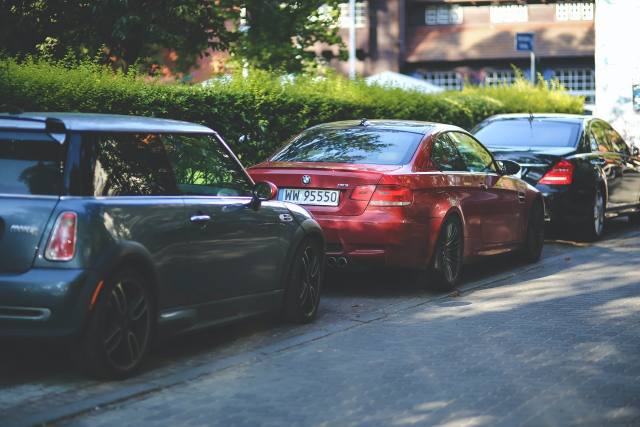
#> input picture 11.jpg, 1280 x 853 px, given in place of video.mp4, which was not available (shown at 1/2 size)
$ python temp.py
#> lines starting #> are read from the running program, lines starting #| are printed output that depends on the picture; after the words box and inside, x2 and y2 are one past the last pixel; in counts of white or black regions, pixels touching at a corner belong together; pictures that were not available may be replaced by others from this repository, and a replacement may not be noted
import numpy as np
import cv2

cap = cv2.VideoCapture("video.mp4")

fps = cap.get(cv2.CAP_PROP_FPS)
width = int(cap.get(cv2.CAP_PROP_FRAME_WIDTH))
height = int(cap.get(cv2.CAP_PROP_FRAME_HEIGHT))

# Define the output video codec and filename
fourcc = cv2.VideoWriter_fourcc(*'mp4v')
out = cv2.VideoWriter('output.mp4', fourcc, fps, (width, height))

min_width_react = 80
min_hight_react = 80

count_line_position = 550
algo = cv2.bgsegm.createBackgroundSubtractorMOG()

def center_handle(x,y,w,h):
    x1 = int(w/2)
    y1 = int(h/2)
    cx = x+x1
    cy = y+y1
    return cx , cy

detect = []
offset = 6
counter = 0

while True:
    ret , frame = cap.read()
#> frame is the input picture: shape (853, 1280, 3); mean B, G, R 101.2, 100.6, 94
    grey = cv2.cvtColor(frame , cv2.COLOR_BGR2GRAY)
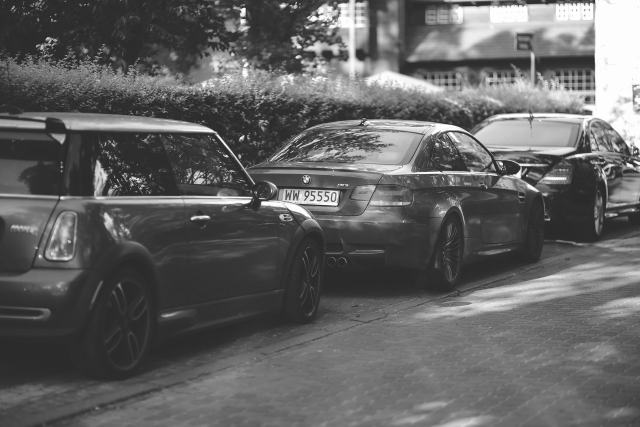
#> grey: shape (853, 1280) (shown at 1/2 size); min 19, max 255, mean 98.7
    blur = cv2.GaussianBlur(grey, (3,3) ,5)
    img_sub = algo.apply(blur)
#> img_sub: shape (853, 1280); every value is 0
    dilat = cv2.dilate(img_sub , np.ones((5,5)))
    kernal = cv2.getStructuringElement(cv2.MORPH_ELLIPSE , (5,5))
    dilatada = cv2.morphologyEx(dilat , cv2.MORPH_CLOSE, kernal)
    dilatada = cv2.morphologyEx(dilatada, cv2.MORPH_CLOSE, kernal)
    countershape , h = cv2.findContours (dilatada, cv2.RETR_TREE , cv2.CHAIN_APPROX_SIMPLE)
#> countershape = []; h = None
    cv2.line(frame , (25,count_line_position) , (1200,count_line_position) , (255,0,0) ,3)


    for (i,c) in enumerate(countershape):
        (x,y,w,h) = cv2.boundingRect(c)
        validate_counter = (w>=min_width_react) and (h>=min_hight_react)
        if not validate_counter:
            continue
        cv2.rectangle(frame, (x,y) , (x+w , y+h) , (0,255,255) , 2)
        center = center_handle(x,y,w,h)
        detect.append(center)
        cv2.circle(frame , center , 4 , (0,0,255) , -1)

        for (x,y) in detect :
            if (y < (count_line_position + offset)) and (y > (count_line_position-offset)) :
                counter+=1
            cv2.line(frame , (25,count_line_position) , (1200,count_line_position) , (255,0,0) ,3)
            detect.remove((x,y))
            print("Vehicle Count" + str(counter))
#> this loop made 0 passes
#> after the loop, counter = 0; detect = []

    cv2.putText(frame , "Vehicle Counter : " +str(counter) , (450 , 70) , cv2.FONT_HERSHEY_SIMPLEX , 2 , (0,0,255) , 5)
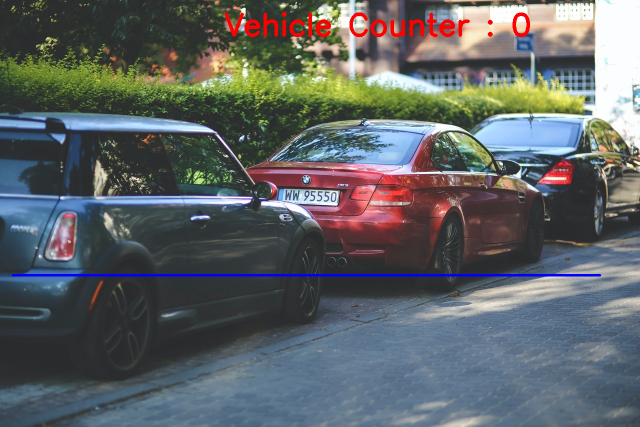
#> frame: shape (853, 1280, 3) (shown at 1/2 size); mean B, G, R 101.3, 99.3, 94.7

    cv2.imshow("ss" ,frame)

    if cv2.waitKey(1) == 13:
#> (key Esc is pressed here)
        break


cv2.destroyAllWindows()
cap.release()

$ run again, on I.jpg
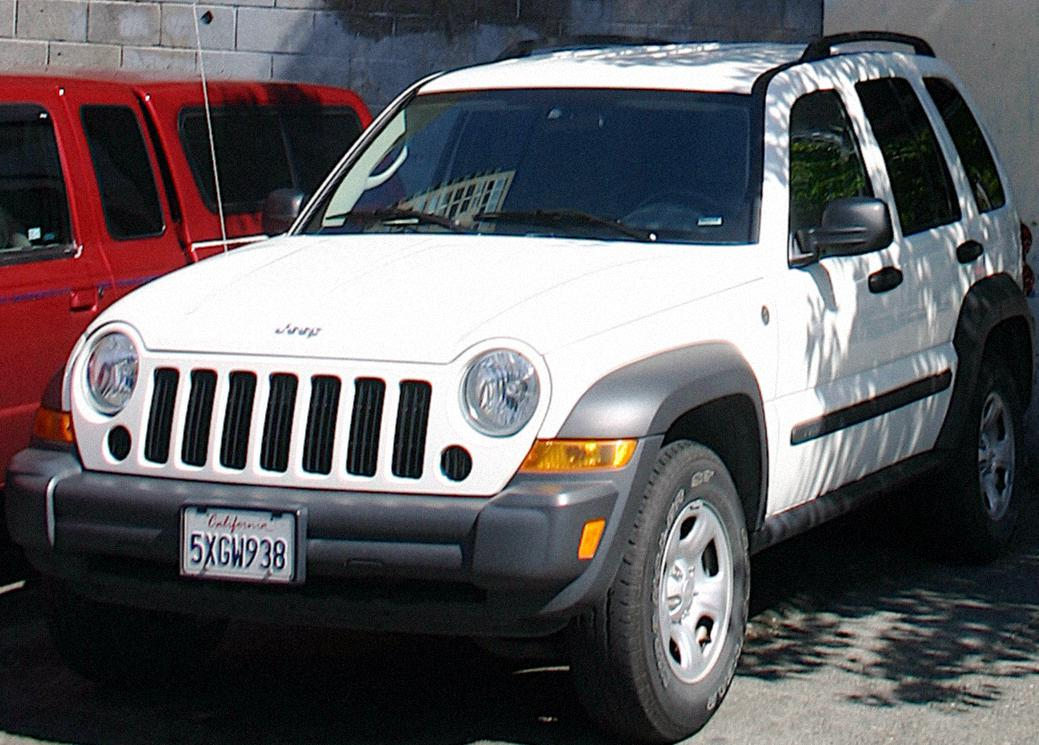
#> input picture I.jpg, 1039 x 745 px, given in place of video.mp4, which was not available
#> frame is the input picture: shape (745, 1039, 3); mean B, G, R 97.6, 94.2, 96.3
#> `grey = cv2.cvtColor(frame , cv2.COLOR_BGR2GRAY)`:
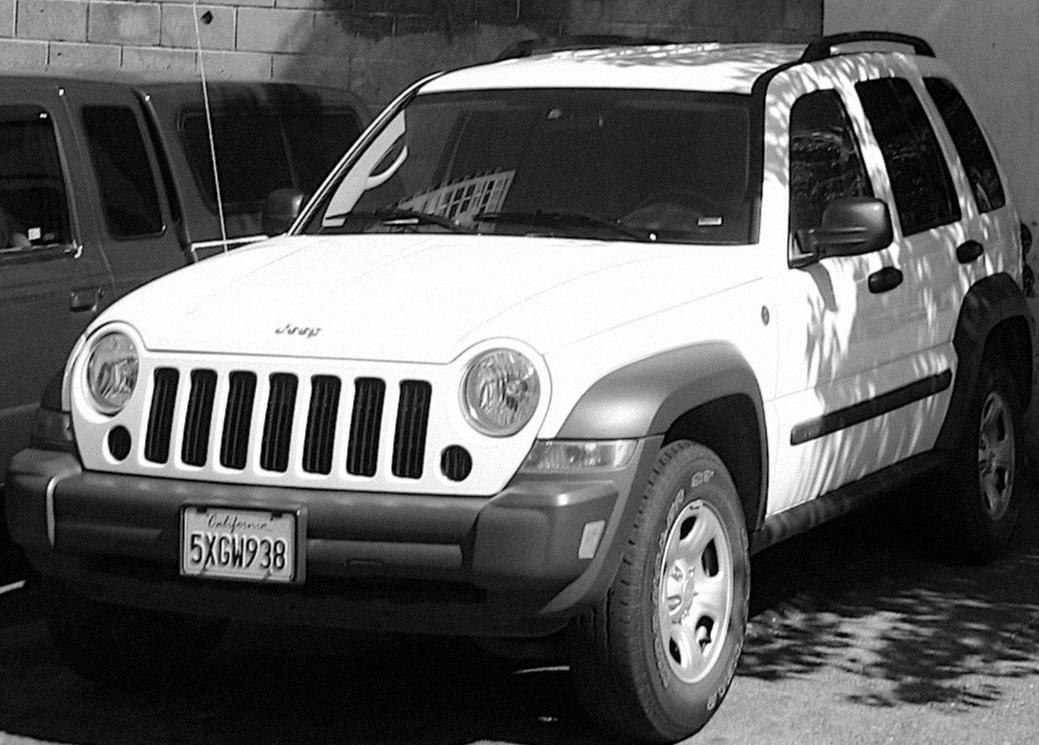
#> grey: shape (745, 1039); min 0, max 255, mean 95.2
#> img_sub: shape (745, 1039); every value is 0
#> countershape = []; h = None
#> after the loop `for (i,c) in enumerate(countershape):`: counter = 0; detect = []
#> `cv2.putText(frame , "Vehicle Counter : " +str(counter) , (450 , 70) , ..`:
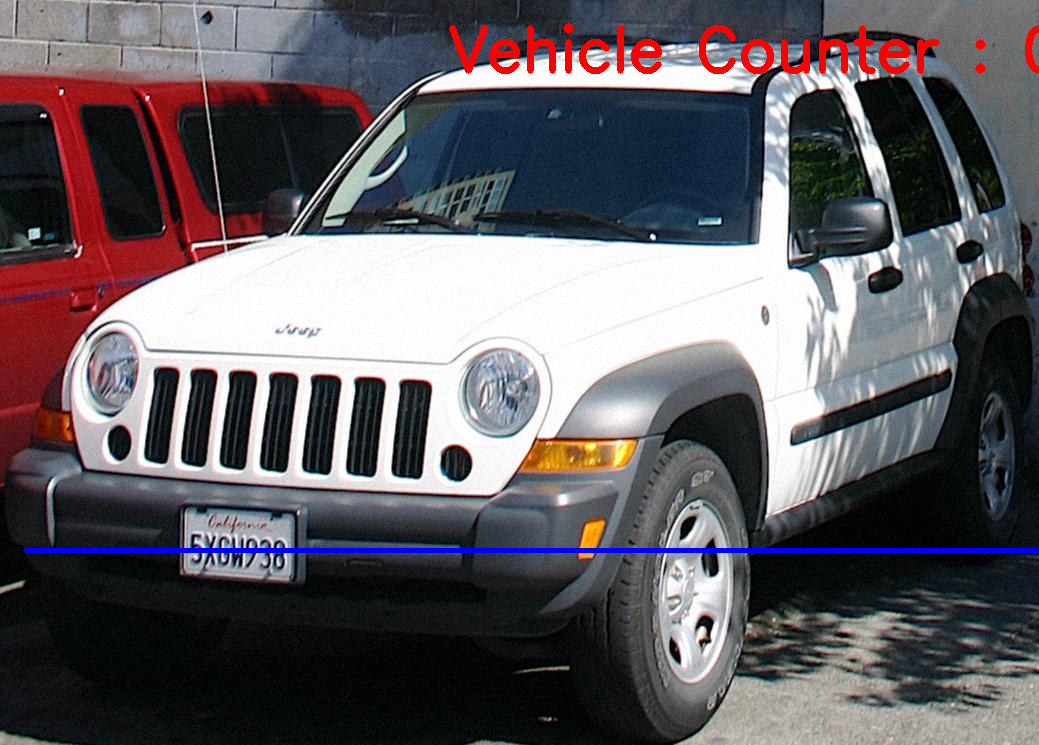
#> frame: shape (745, 1039, 3); mean B, G, R 97.5, 92.5, 97.4
